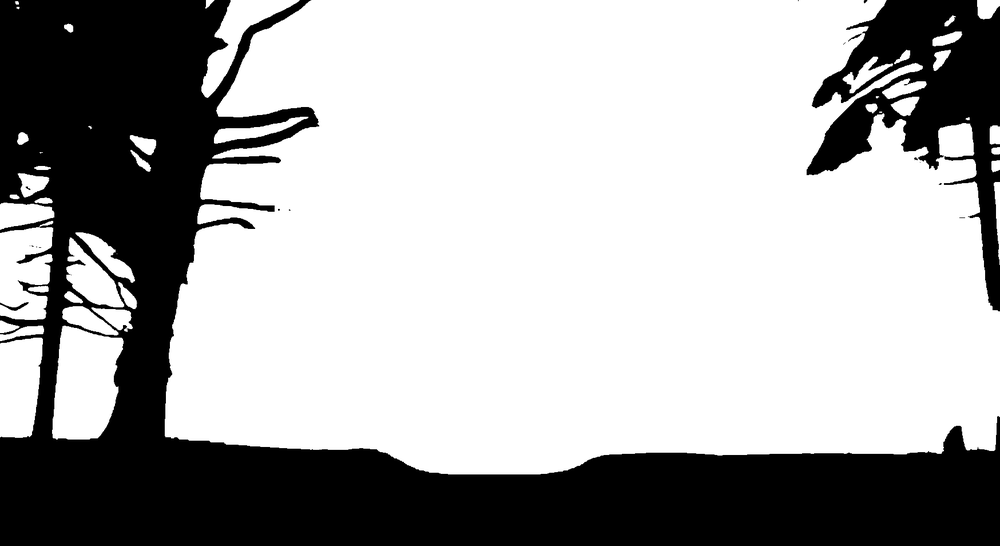
#> input picture images/masks/DepthAnythingV2_layer_0.png, 1000 x 546 px, shrunk from 1748 x 954 before the run, found by its file name
$ python n_layer_split.py
#> lines starting #> are read from the running program, lines starting #| are printed output that depends on the picture
import cv2
import numpy as np

mask_0 = cv2.imread('masks/DepthAnythingV2_layer_0.png', cv2.IMREAD_GRAYSCALE)
#> mask_0 is the input picture: shape (546, 1000); min 0, max 255, mean 168.9
mask_1 = cv2.imread('masks/DepthAnythingV2_layer_1.png', cv2.IMREAD_GRAYSCALE)
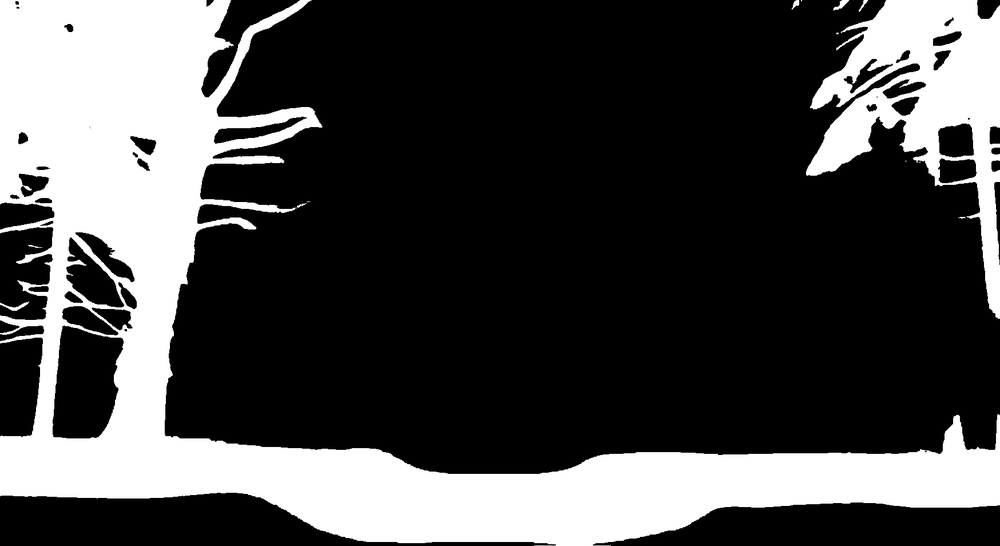
#> input picture images/masks/DepthAnythingV2_layer_1.png, 1000 x 546 px, shrunk from 1748 x 954 before the run, found by its file name
#> mask_1 is the input picture: shape (546, 1000); min 0, max 255, mean 73.9
mask_2 = cv2.imread('masks/DepthAnythingV2_layer_2.png', cv2.IMREAD_GRAYSCALE)
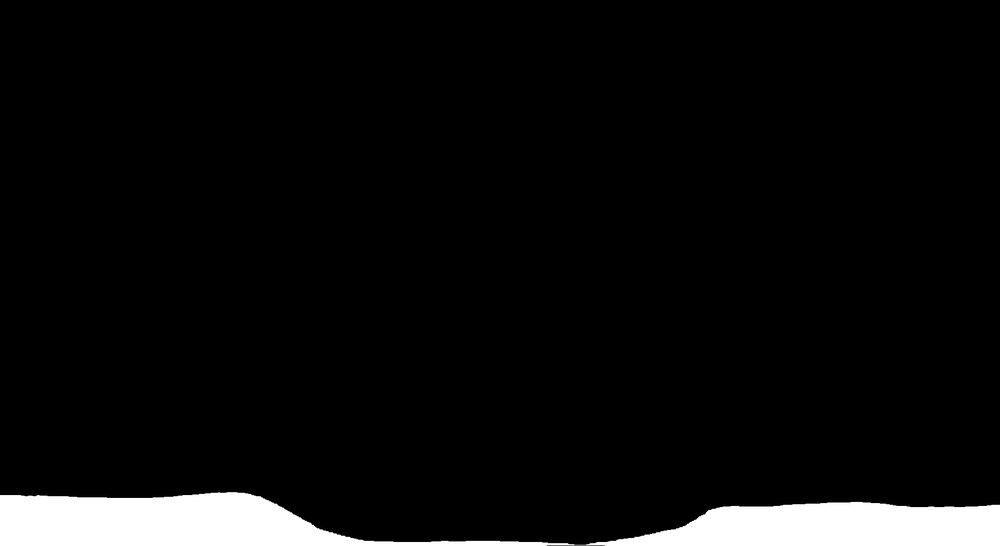
#> input picture images/masks/DepthAnythingV2_layer_2.png, 1000 x 546 px, shrunk from 1748 x 954 before the run, found by its file name
#> mask_2 is the input picture: shape (546, 1000); min 0, max 255, mean 14

# Cumulative masks for inpainting
inpaint_mask_layer0 = cv2.bitwise_or(mask_1, mask_2)  # MG + FG
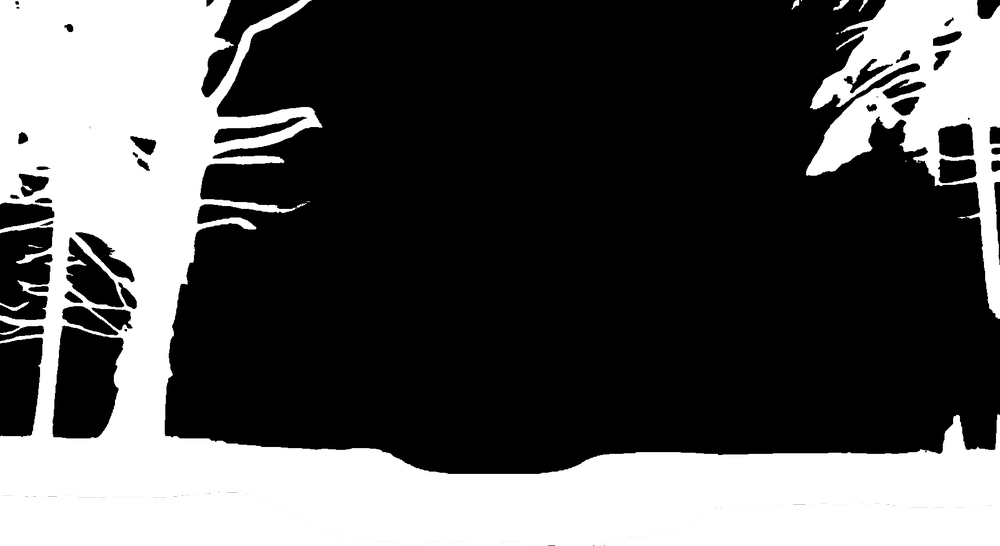
#> inpaint_mask_layer0: shape (546, 1000); min 0, max 255, mean 87.5
inpaint_mask_layer1 = mask_2                           # FG only
# layer 2 needs no inpainting mask
